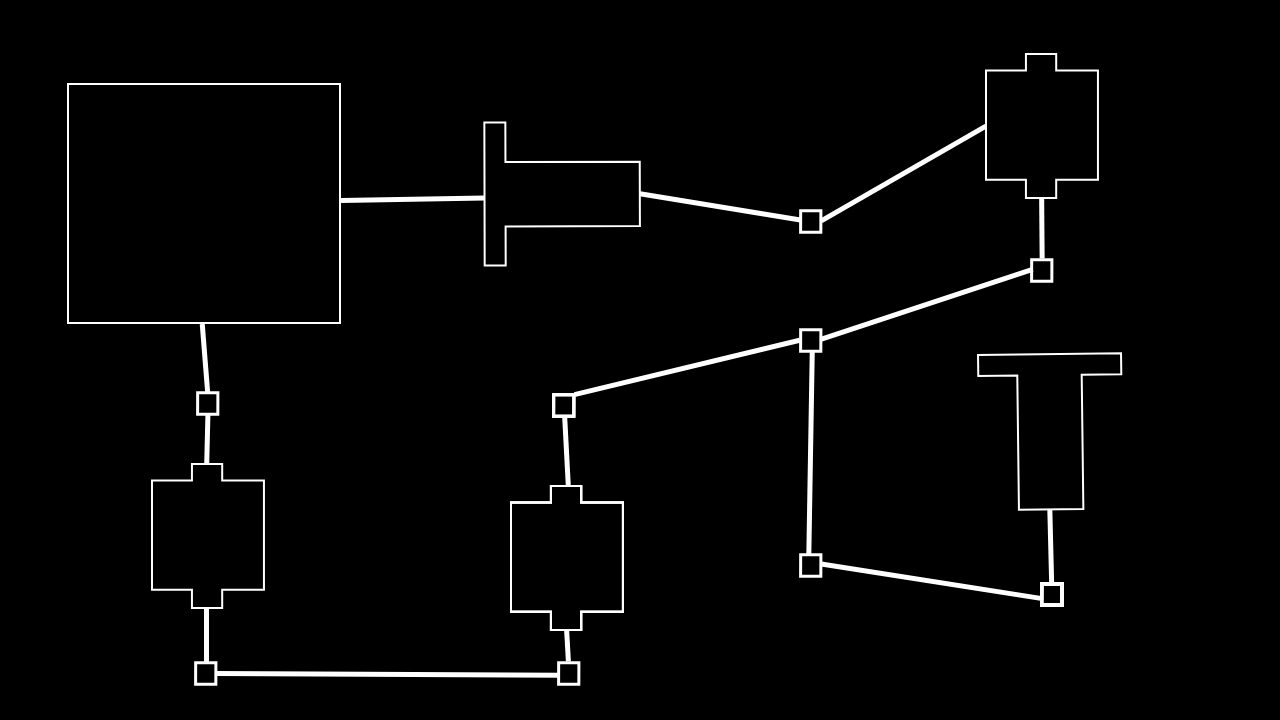
#> input picture Fall 2023 - Spring 2024 [OLD]/Polygon Processing/component2 copy.jpg, 1280 x 720 px
$ python components.py
#> lines starting #> are read from the running program, lines starting #| are printed output that depends on the picture; after the words box and inside, x2 and y2 are one past the last pixel; in counts of white or black regions, pixels touching at a corner belong together
import cv2 as cv
import numpy as np

# Read the input image
src = inputImage = cv.imread('component2 copy.jpg')
#> src is the input picture: shape (720, 1280, 3); min 0, max 255, mean 5.7

# Convert image to gray and blur it
src_gray = cv.cvtColor(src, cv.COLOR_BGR2GRAY)
src_gray = cv.blur(src_gray, (3, 3))

def draw_red_grid(img):

    line_color = (150, 0, 0)
    line_thickness = 1

    # Define the spacing between grid lines (in pixels) corresponding to 1 cm
    grid_spacing = 15

    # Draw vertical grid lines
    for x in range(0, img.shape[1], grid_spacing):
        cv.line(img, (x, 0), (x, img.shape[0]), line_color, line_thickness)

    # Draw horizontal grid lines
    for y in range(0, img.shape[0], grid_spacing):
        cv.line(img, (0, y), (img.shape[1], y), line_color, line_thickness)

def thresh_callback(val):
#> called with val = 100
    threshold = val
    # Detect edges using Canny
    canny_output = cv.Canny(src_gray, threshold, threshold * 2)
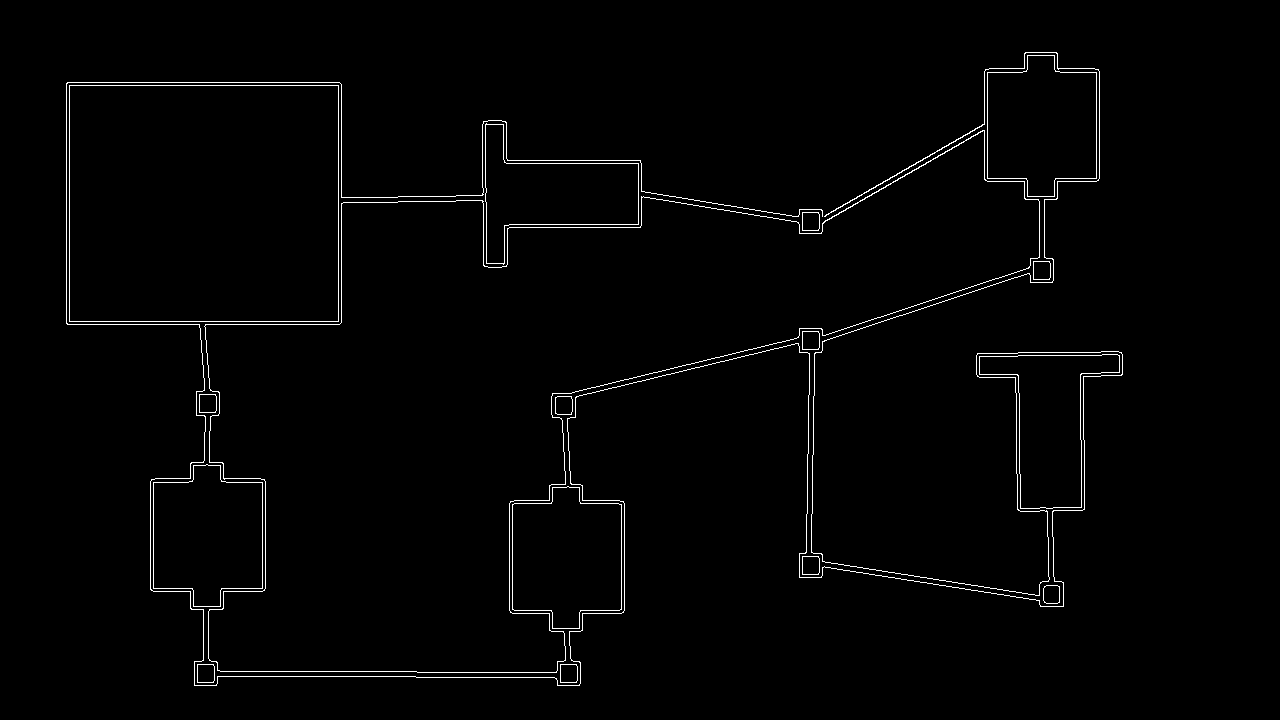
#> canny_output: shape (720, 1280); 1.4% white in thin lines or dots, all inside (x1, y1, x2, y2) = (66, 52, 1123, 686)

    # Find contours
    contours, _ = cv.findContours(canny_output, cv.RETR_EXTERNAL, cv.CHAIN_APPROX_SIMPLE)
#> contours = 17 contours; largest, box (x1, y1, x2, y2) and area: (204, 130, 1040, 673) 197534, (69, 85, 339, 322) 63484, (512, 486, 622, 629) 12584, (153, 464, 263, 607) 12519, (987, 55, 1097, 197) 12517

    # Create a black image to draw polygons and grid
    drawing = np.zeros_like(src)

    # Draw polygons only for contours
    for contour in contours:
        area = cv.contourArea(contour)
        if area > 300:
            epsilon = 0.01 * cv.arcLength(contour, True)
            approx = cv.approxPolyDP(contour, epsilon, True)

            # Filter by aspect ratio - polygons can't be too thin
            x, y, w, h = cv.boundingRect(approx)
            aspect_ratio = float(w) / h

            # Filter by elongation = essentially get rid of the wire paths - I mainly use this to get rid of the horizontal and diagonal lines
            elongation_threshold = 1.53  # 1.54 is too high but with 1.53 - two square cannot be identified but that may just be created a bigger connector or making the boxes thicker
            if 0.1 < aspect_ratio < elongation_threshold:
                cv.drawContours(drawing, [approx], 0, (255, 255, 255), 2)
#> this loop made 17 passes
#> (area, epsilon, approx, x, y, w, h, aspect_ratio) on pass 15: (63484, 10.1, [[69, 85], [69, 321], [338, 321], [338, 85]], 69, 85, 270, 237, 1.14)
#> (area, epsilon, x, y, w, h, aspect_ratio) on passes 1, 2, 4, 5, 6, 8: (303, 0.688, 560, 664, 18, 19, 0.947), (303, 0.688, 197, 664, 18, 19, 0.947), (303, 0.688, 802, 556, 18, 19, 0.947), (12584, 4.94, 512, 487, 110, 142, 0.775), (12519, 4.95, 153, 465, 110, 142, 0.775), (303, 0.688, 199, 394, 18, 19, 0.947)
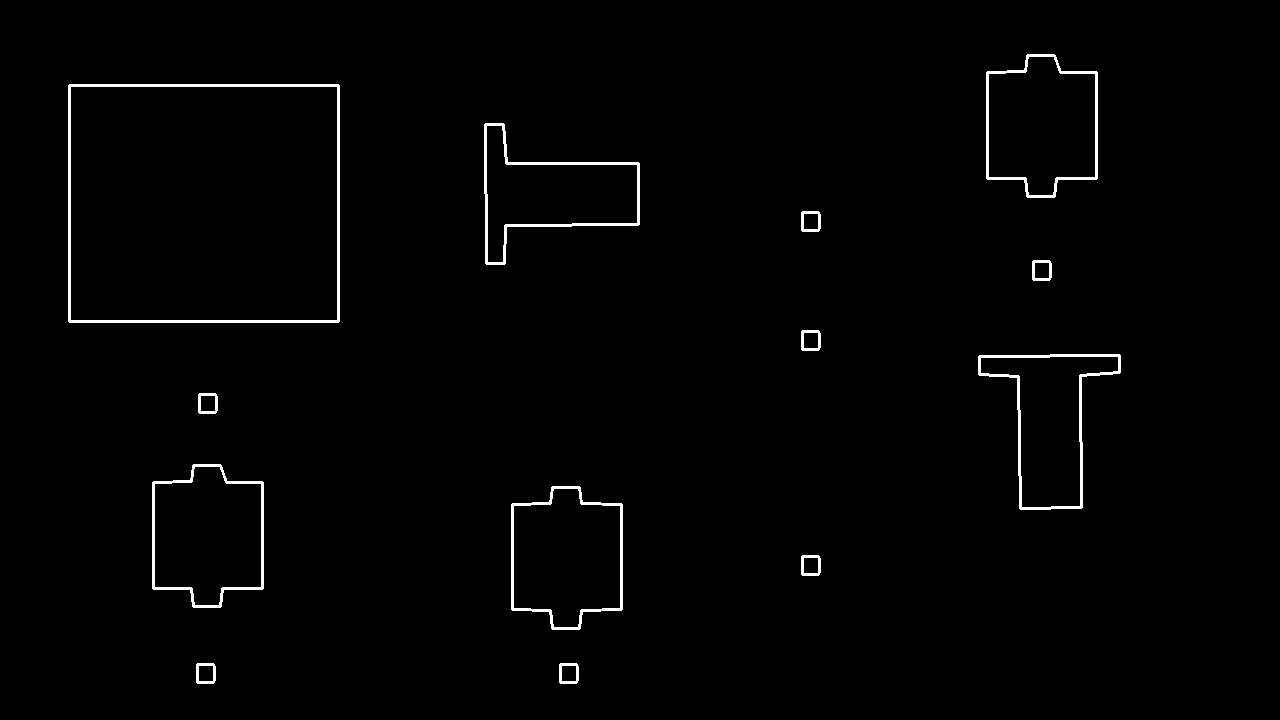
#> drawing: shape (720, 1280, 3); 1.3% white; 13 white regions, largest, box (x1, y1, x2, y2) and area: (68, 84, 340, 323) 3026, (978, 354, 1121, 510) 1726, (484, 123, 640, 265) 1725

    # Draw red grid
    draw_red_grid(drawing)
#> after the loop in draw_red_grid, `for x in range(0, img.shape[1], grid_spacing):`:
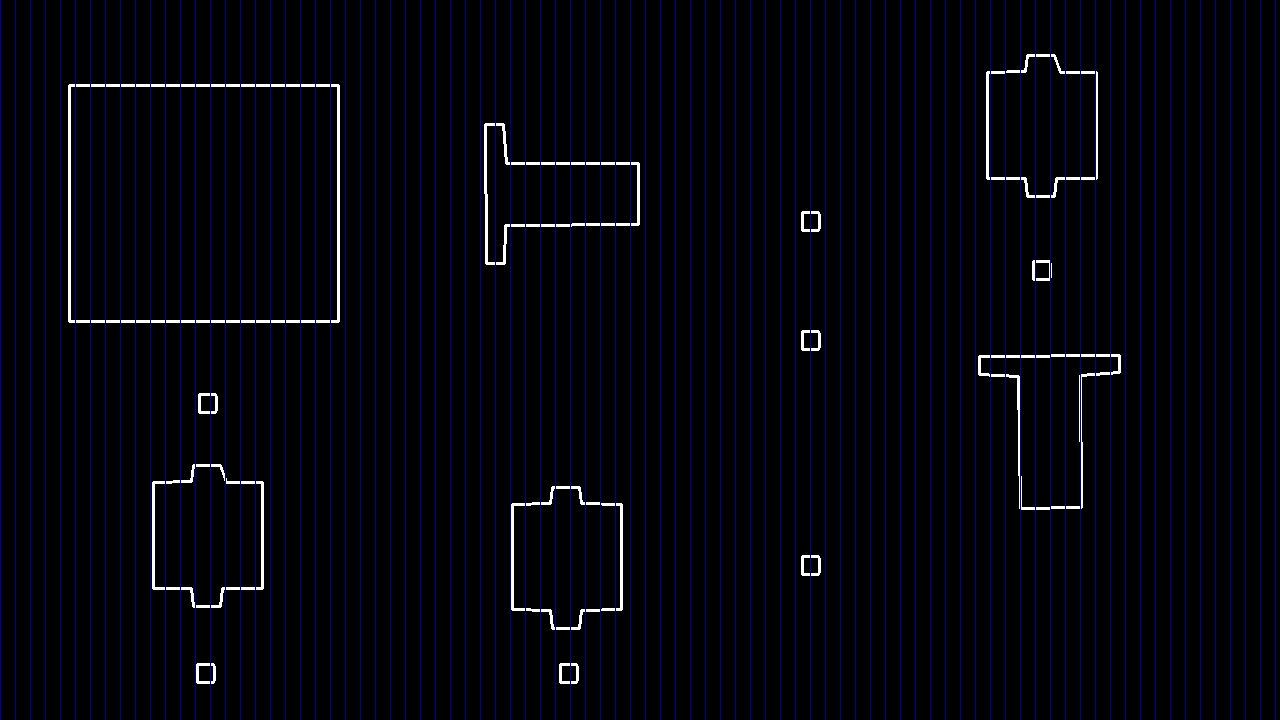
#> img: shape (720, 1280, 3); mean of channels 0, 1, 2 13.2, 3.2, 3.2; drawn as B, G, R
#> after the loop in draw_red_grid, `for y in range(0, img.shape[0], grid_spacing):`:
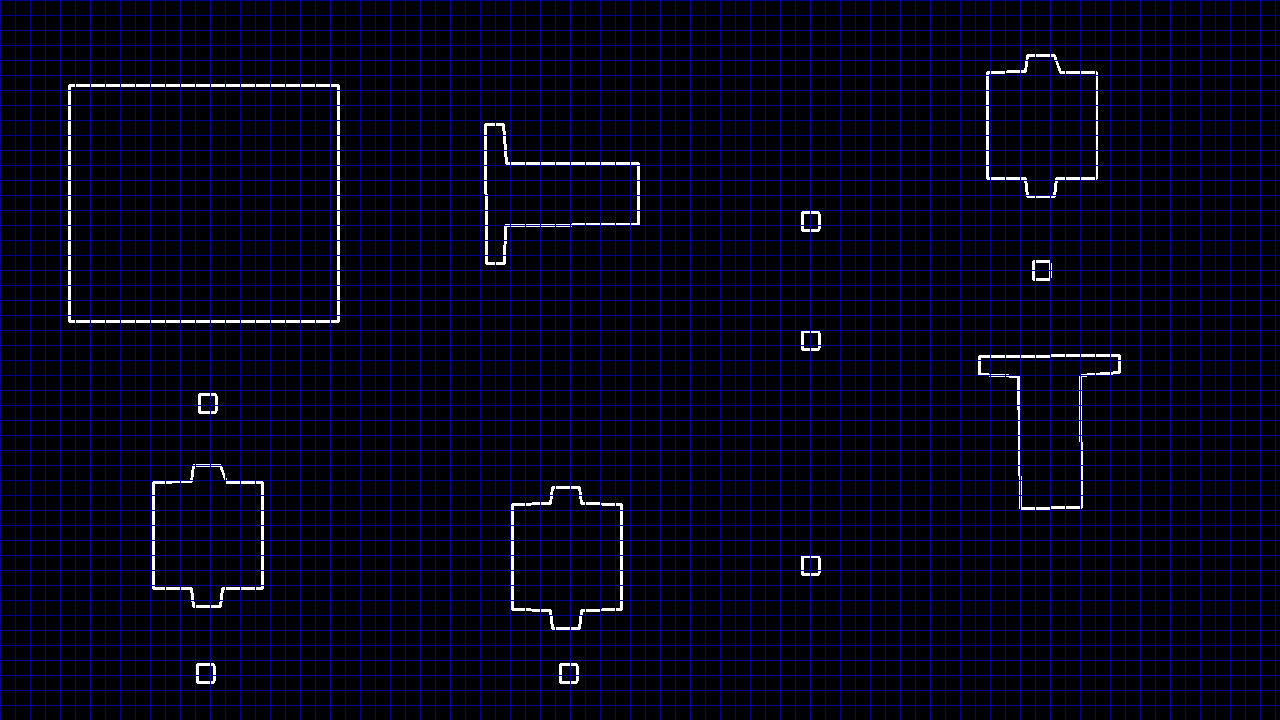
#> img: shape (720, 1280, 3); 6.22% of pixels changed, all inside (x1, y1, x2, y2) = (1, 0, 1280, 706); drawn as B, G, R

    # Show the result
    cv.imshow('Polygons with Grid', drawing)
    cv.imwrite('processed.jpg', drawing)

# Create Window
source_window = 'Source'
cv.namedWindow(source_window)
cv.imshow(source_window, src)

max_thresh = 255
thresh = 100  # Lower initial threshold

thresh_callback(thresh)


cv.waitKey(0)
cv.destroyAllWindows()
